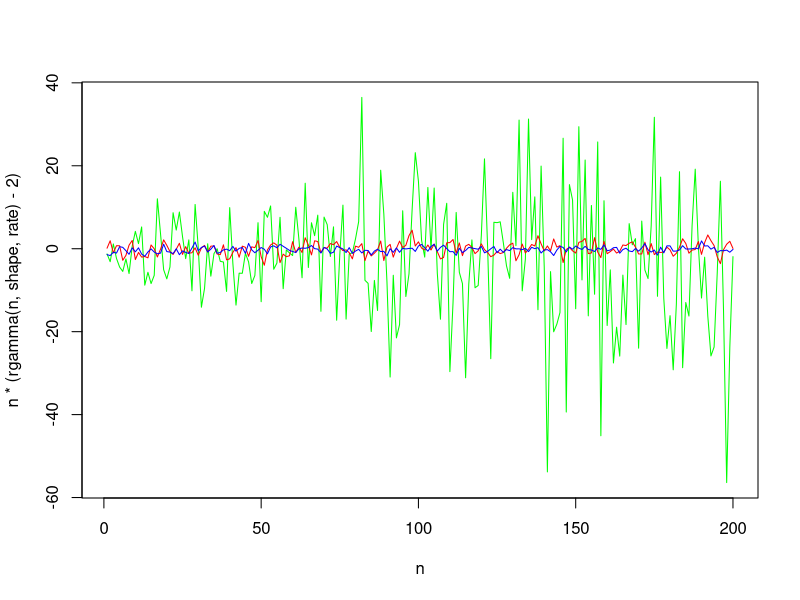

Here is the R script that generated this plot:
# Exercise 1.16
n = 1:200
shape=2*n
rate=n+1

plot(n,n*(rgamma(n,shape,rate)-2),type='l',col='green')
lines(n,n^(1/2)*(rgamma(n,shape,rate)-2),col='red')
lines(n,n^(1/3)*(rgamma(n,shape,rate)-2),col='blue')